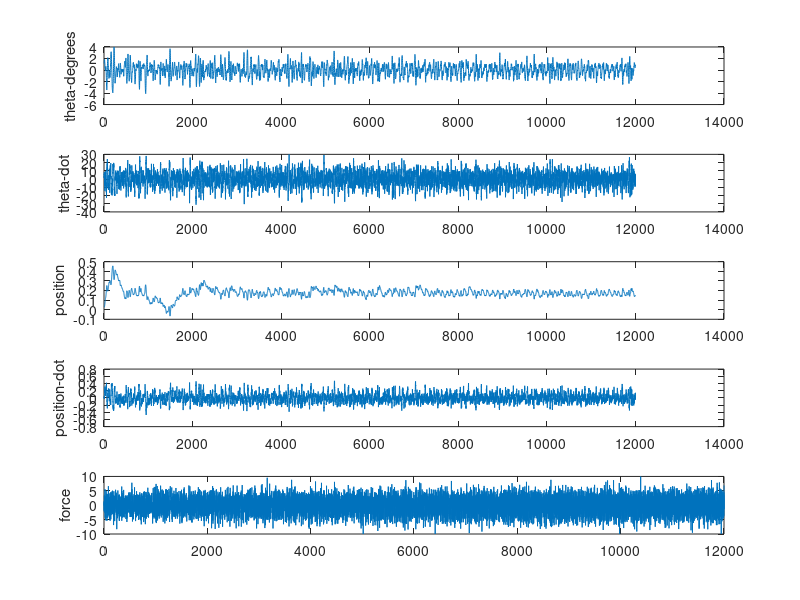

This figure's MATLAB source:
disp('Begining.... RLS_TD_CartPole_Final');
%--------------learning parameter definition------------
beta = 0.5; %learning rate of actor
gamma = 0.95;  %discount rate
lambda = 0.6;  %td lambda
mu = 1;     %fogetting rate of RLS
eta = 0.2;  %to initialize P0 = eta * I
k1 = 0.4;   k2 = 0.5;   %param for devariance of normal distribution
%-------------CartPole system definition--------------------------
g=9.8;	length=0.5;
m_cart=1.0;		m_pend=0.1;
total_m = m_cart + m_pend;
momt_pend = m_pend*length;
mu_c = 0.0005;	mu_p = 0.000002;    %friction coefficiency
num_state = 4;
tstep = 0.02;   %time step for simulation

initrange = 0.05;
deg2rad = pi / 180;     rad2deg = 180 / pi; %unit conversion
lower_range = [-12*deg2rad -50*deg2rad -2.4 -1];
higher_range = [12*deg2rad 50*deg2rad 2.4 1];
Max_Theta = 12*deg2rad; Max_Pos = 2.4;
%--------------CMAC network custimization---------------
num_c_tiling = 4;	num_c_partition = 7;	num_c_input = 4; 	num_c_memory = 30; %critic
num_a_tiling = 4;	num_a_partition = 7;	num_a_input = 4;	num_a_memory = 80; %actor
%-----------------Initialization of CMAC network---------------------------
c_interval = (higher_range - lower_range) / num_c_partition;    %intervals for a tiling
c_offset = (0:(num_c_tiling-1)) / num_c_tiling;
tempmx1 = [];   tempmx2 = [];   %temporary matrix variable
for ii = 1:num_c_input
    tempmx1 = [tempmx1 c_offset'];
end
for ii = 1:num_c_tiling
    tempmx2 = [tempmx2; c_interval];
end
c_interval = tempmx2;   %intervals for all tilings
c_offset = tempmx1 .* c_interval;  %finish defining the CMAC tiling's offset
c_num_tiles_per_tiling = num_c_partition^(num_c_input); %number of unit of a tiling

a_interval = (higher_range - lower_range) / num_a_partition;
a_offset = (0:(num_a_tiling-1)) / num_a_tiling;
tempmx1 = [];   tempmx2 = [];   %temporary matrix variable
for ii = 1:num_a_input
    tempmx1 = [tempmx1 a_offset'];
end
for ii = 1:num_a_tiling
    tempmx2 = [tempmx2; a_interval];
end
a_interval = tempmx2;
a_offset = tempmx1 .* a_interval;  %finish defining the CMAC tiling's offset
a_num_tiles_per_tiling = num_a_partition^(num_a_input);

%----------------Allocate the matrix of variables-----------------
c_state = zeros(1,num_c_input);
c_active = zeros(num_c_tiling, num_c_input);
a_state = zeros(1,num_a_input);
a_active = zeros(num_a_tiling, num_a_input);

MaxRuns = 1;
for run = 1:MaxRuns
%-----------------Initialization of variables for each run----------------
    c_weight = zeros(num_c_memory,1);
    a_weight = zeros(num_a_memory,1);
    zt = zeros(num_c_memory,1);     %eligibility trace of critic
    P = eta*eye(num_c_memory);      %RLS variable,  variance matrix
	%initialize System state
    s = rand(1,num_state)*initrange;
	theta = s(1);	theta_vel = s(2);	pos = s(3);		vel = s(4);
	
    trials = 1;
    steps = 0;
    %for recording 
        xx = [];
        ff = [];
    MaxTrials = 200;
	while trials <= MaxTrials
		%----------Calculation of actor output---------------
		a_state = [theta theta_vel pos vel] - lower_range;        
        tempmx1 = [];
        for ii = 1:num_a_tiling
            tempmx1 = [tempmx1; a_state];
        end
		a_active = ceil((tempmx1 - a_offset) ./ a_interval);    %active tile in each tiling
        %Hashing of CMAC network
		a_feature = zeros(num_a_memory,1);
		aa = 0;
		for i = 1:num_a_tiling
            aa = (i-1) * a_num_tiles_per_tiling;
			for j = 1:num_a_input
                if a_active(i,j) <= num_a_partition & a_active(i,j) > 0
    				aa = aa + a_active(i,j) - 1 + num_a_partition^(num_a_input - j);
                end
			end
			aa = rem(aa, num_a_memory) + 1;
			a_feature(aa) = 1;
		end
		y_hat = a_feature' * a_weight;
		
		%------------------Calculation of V(s(t))---------------------------------------
		c_state = [theta theta_vel pos vel] - lower_range;
		tempmx1 = [];
        for ii = 1:num_c_tiling
            tempmx1 = [tempmx1; c_state];
        end
		c_active = ceil((tempmx1 - c_offset) ./ c_interval);
		c_feature = zeros(num_c_memory,1);
		aa = 0;
		for i = 1:num_c_tiling
            aa = (i-1) * c_num_tiles_per_tiling;
			for j = 1:num_c_input
                if c_active(i,j) <= num_c_partition & c_active(i,j) > 0
    				aa = aa + c_active(i,j) - 1 + num_c_partition^(num_c_input - j);
                end
			end
			aa = rem(aa, num_c_memory) + 1;
			c_feature(aa) = 1;
        end		
        
        
		V_t = c_feature' * c_weight;
		
		%calculate according to distribution
		sigma = k1 / (1 + exp(k2*V_t));
		y_t = randn(1,1)*sigma + y_hat;		%actual control action
		
        %---------------Simulation of CartPole system, using Euler method-------------------
        force = y_t * 10;
		if force > 10
			force = 10;
		elseif force < -10
		    force = -10;
        end
		hforce = momt_pend * (theta_vel^2) * sin(theta);
		part_num = -force - hforce + mu_c * sign(vel);
		denom_ang_vel = length * (4/3 - m_pend * ((cos(theta))^2) / total_m);
		num_ang_vel = g*sin(theta) + cos(theta) * part_num / total_m - mu_p * theta_vel / momt_pend;		
		dxdt1 = theta_vel;
		dxdt2 = num_ang_vel / denom_ang_vel;
		num_vel= force + hforce - momt_pend * dxdt2 * cos(theta) - mu_c * sign(vel);		
		dxdt3 = vel;
		dxdt4 = num_vel / total_m;        
		theta = theta + tstep * dxdt1;
		theta_vel = theta_vel + tstep * dxdt2;
		pos = pos + tstep * dxdt3;
		vel = vel + tstep * dxdt4;
        
        %-------------Generate the reward---------------------------------------------------
        if abs(theta) > Max_Theta | abs(pos) > Max_Pos
            rt = -1;
            failed = 1;
        else
            rt = 0;
            failed = 0;
        end
        %--------------Calculation of V(s(t+1))--------------------------------------------
        if failed == 0
			c_state = [theta theta_vel pos vel] - lower_range;			
            tempmx1 = [];
            for ii = 1:num_c_tiling
                tempmx1 = [tempmx1; c_state];
            end
			c_active = ceil((tempmx1 - c_offset) ./ c_interval);
			c_feature_new = zeros(num_c_memory,1);
			aa = 0;
			for i = 1:num_c_tiling
	            aa = (i-1) * c_num_tiles_per_tiling;
				for j = 1:num_c_input
	                if c_active(i,j) <= num_c_partition & c_active(i,j) > 0
	    				aa = aa + c_active(i,j) - 1 + num_c_partition^(num_c_input - j);
	                end
				end
				aa = rem(aa, num_c_memory) + 1;
				c_feature_new(aa) = 1;
	        end		
			V_t_new = c_feature_new' * c_weight;
		else    %if fails, V(s) = 0
			V_t_new = 0;
			c_feature_new = zeros(num_c_memory,1);
		end
        
        %----------Eligibility trace update -------------------------
        zt = gamma*lambda*zt + c_feature;
        %----------TD error------------------------------------------
        r_hat = rt + gamma * V_t_new - V_t;
        %----------Critic update, using RLS_TD(lambda) method--------
        FeatureVector = c_feature' - gamma*c_feature_new';
        tt2 = FeatureVector * P * zt;
        K = P * zt / (mu + tt2);
        c_weight = c_weight + K * r_hat;
        P = P -K*FeatureVector*P;
        P = P / mu;        
        % ---------Critic update, using Kernel LS-TD
        
        
        
        %----------Actor update, using policy gradient
        policygradient = r_hat * (y_t - y_hat) / sigma;
        a_weight = a_weight + beta * policygradient * a_feature / num_a_tiling;
        %----------Next state---------------
        steps = steps + 1;
        ss = [theta theta_vel pos vel];
        xx = [xx; ss];
        ff = [ff; force];
        
        %if failed
        if failed == 1
            if trials == MaxTrials
                figure
                subplot(5,1,1);
                plot(xx(:,1)*rad2deg);
                subplot(5,1,2);
                plot(xx(:,2)*rad2deg);
                subplot(5,1,3);
                plot(xx(:,3));
                subplot(5,1,4);
                plot(xx(:,4));
                subplot(5,1,5);
                plot(ff);
            end
            %------Re-initilization of CartPole state
            s = rand(1,num_state)*initrange;
        	theta = s(1);	theta_vel = s(2);
        	pos = s(3);		vel = s(4);            
            zt = zt*0;  %clear eligibility trace
            xx = [s];
            ff = [];
            if MaxRuns > 1
                if rem(trials,20) == 0 
                    disp(['Trial #' num2str(trials) ' has ' num2str(steps) ' steps...']);
                end
            else
                disp(['Trial #' num2str(trials) ' has ' num2str(steps) ' steps...']);
            end
            steps = 0;
            trials = trials + 1;
        elseif steps >= 12000
            disp(['Success: Trial #' num2str(trials) ' has ' num2str(steps) ' steps...']);
            figure
            subplot(5,1,1);
            plot(xx(:,1)*rad2deg);
            ylabel('theta-degrees');
            subplot(5,1,2);
            plot(xx(:,2)*rad2deg);
            ylabel('theta-dot');
            subplot(5,1,3);
            plot(xx(:,3));
            ylabel('position');
            subplot(5,1,4);
            plot(xx(:,4));
            ylabel('position-dot');
            subplot(5,1,5);
            plot(ff);
            ylabel('force');
            break;      %end training
        elseif rem(steps,10000) == 0
            disp(['It is ' num2str(steps) ' step now...']);
        end
    end %end of "while "
end    